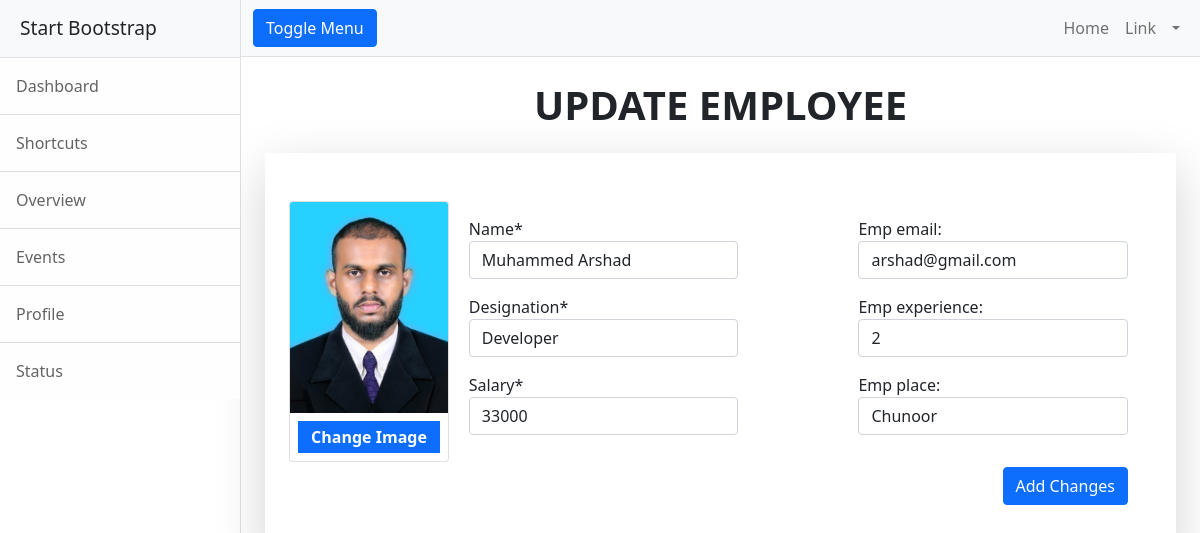
The page /employee/change/9 (signed in) on the database its author committed.
### employee/models.py (models this page shows, shortened)
class Employee(models.Model):
    emp_name = models.CharField(max_length=120)
    profile_pic = models.ImageField(upload_to="profilepics",null=True)
    emp_email = models.EmailField(unique=True)
    emp_designation = models.CharField(max_length=120)
    emp_experience = models.PositiveIntegerField(default=0)    # OR (null = 0)
    emp_salary = models.PositiveIntegerField()
    emp_place = models.CharField(max_length=120,null=True)

### employee/views.py (the view, shortened to what this page needs)
# urls.py: path('change/<str:eid>',views.EmployeeEditView.as_view(),name="emp-edit"),
@method_decorator(signin_required,name="dispatch")
class EmployeeEditView(View):
    def get(self,request,*args,**kwargs):
        eid = kwargs.get("eid")
        employee = Employee.objects.get(id=eid)
        form = EmployeeCreateForm(instance=employee)
        return render(request,"emp-edit.html",{'form':form,"qs":employee})

### employee/forms.py
class EmployeeCreateForm(forms.ModelForm):
    class Meta:
        model = Employee
        fields = "__all__"
        widgets = {
            "emp_name":forms.TextInput(attrs={"class":"form-control "}),
            "emp_email":forms.EmailInput(attrs={"class":"form-control "}),
            "emp_designation":forms.TextInput(attrs={"class":"form-control "}),
            "emp_experience" :forms.NumberInput(attrs={"class": "form-control "}),
            "emp_salary":forms.NumberInput(attrs={"class": "form-control "}),
            "emp_place": forms.TextInput(attrs={"class": "form-control "}),
        }

### employee/views.py (called while the page is built)
def signin_required(fun):
    def wrapper(request,*args,**kwargs):
        if request.user.is_authenticated:
            return fun(request,*args,**kwargs)
        else:
            messages.error(request,"Please login")
            return redirect("sign-in")
    return wrapper

### employee/templates/emp-edit.html (shortened to what this page needs)
{%extends 'base.html'%}
{%load static%}
{%block body_block%}
<div class="container">
    <div class="row ">
    <div class="col-3"></div>
    <div class="col-6">
        <h1 class="my-4 text-center"><b>UPDATE EMPLOYEE</b></h1>
    </div>
    <div class="col-3"></div>
</div>
<div class="shadow-lg">
    <div class="row">
        <div class="col-2">
            <form action="" method="post" enctype="multipart/form-data">
                <div class="py-5 px-4">
                    <div class="card" style="width: 10rem;">
                        <img src="{{ qs.profile_pic.url }}" class="card-img-top" alt="...">
                         <label for="id_profile_pic" class="bg-primary px-2 py-1 m-2 text-center text-white" style="cursor: pointer;"><b>Change
                                Image</b></label>
                    </div>
                </div>
        </div>
        <div class="col-5">
            <div class="px-5 py-5">
                <div class="fieldWrapper my-3">
                    <label for="{{form.emp_name.id_for_label}}">Name*</label>
                    {{form.emp_name}}
                </div>
                <div class="fieldWrapper my-3">
                    <label for="{{form.emp_designation.id_for_label}}">Designation*</label>
                    {{form.emp_designation}}
                </div>
                <div class="fieldWrapper my-3">
                    <label for="{{form.emp_salary.id_for_label}}">Salary*</label>
                    {{form.emp_salary}}
                </div>
            </div>
        </div>
        <div class="col-5">
            <div class="px-5 py-5 ">
                <div class="fieldWrapper my-3 ">
                    {{form.emp_email.label_tag}}
                    {{form.emp_email}}
                </div>
                <div class="fieldWrapper my-3">
                    {{form.emp_experience.label_tag}}
                    {{form.emp_experience}}
                </div>
                <div class="fieldWrapper my-3">
                    {{form.emp_place.label_tag}}
                    {{form.emp_place}}
                </div>
                <div class="d-grid gap-2 d-md-flex justify-content-md-end pt-3">
                    <button class="btn btn-primary " type="submit">Add Changes</button>
                </div>
            </div>
        </div>
    </div>
</div>
</div>
{%endblock%}

### rows shown on the page
Employee: profile_pic (picture), emp_name "Muhammed Arshad", emp_designation "Developer", emp_salary "33000", emp_email "arshad@gmail.com", emp_experience "2", emp_place "Chunoor"
